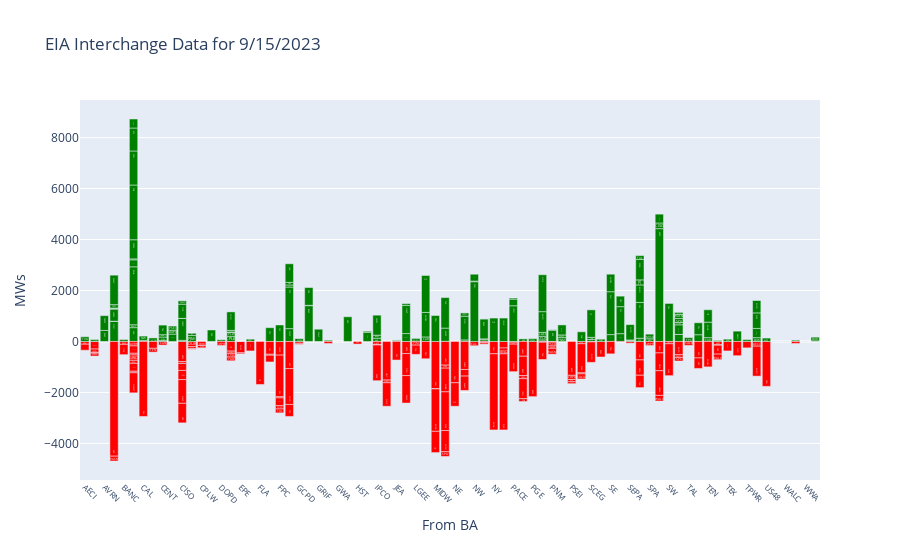

Write notebook code for a chart like this one.
### Markdown cell above
### Graphing interchange data..

### Code cell
#  Filter down to just the columns we want
df_new = df[["Interval Start", "From BA", "To BA", "MW"]]

# Color the bars based on import/export (positive/negative values)
df["Color"] = np.where(df_new["MW"] < 0, "red", "green")

# Set up graph
fig = go.Figure()
fig.add_trace(
    go.Bar(
        name="EIA Interchange Data",
        x=df_new["From BA"],
        y=df_new["MW"],
        marker_color=df["Color"],
    )
)

# Update x-axis labels appearance
fig.update_xaxes(
    tickangle=45, tickfont=dict(size=8)
)  # Rotate and resize x-axis labels for better readability

# Adjust bar width
fig.update_layout(
    bargap=0.1,  # Adjust the gap between bars
    bargroupgap=0.05,  # Adjust the gap between groups of bars
)

# Add the "To BA" inside of the bars
fig.update_traces(texttemplate=df_new["To BA"], textposition="inside")

# Add graph titles
fig.update_layout(
    title="EIA Interchange Data for 9/15/2023",
    xaxis_title="From BA",
    yaxis_title="MW" "s",
)


# Show graph
# This graph shows the MWs imported/exported from the BA on the x-axis. Negative values represent an export
# the BA the power was sent/received from is included in the bars within the graph
fig.show(width=1800, height=900)

### Figure 1 — Plotly figure (JSON) as saved in the notebook; plotly's stock layout.template omitted (floating-point values rounded to 4 significant figures; data arrays with more than 128 entries replaced by an {"elided": "..."} marker saying what was removed)
{"data": [{"marker": {"color": {"elided": "340 str values"}}, "name": "EIA Interchange Data", "textposition": "inside", "texttemplate": {"elided": "340 str values"}, "type": "bar", "x": {"elided": "340 str values"}, "y": {"elided": "340 int values"}}], "layout": {"bargap": 0.1, "bargroupgap": 0.05, "title": {"text": "EIA Interchange Data for 9/15/2023"}, "xaxis": {"tickangle": 45, "tickfont": {"size": 8}, "title": {"text": "From BA"}}, "yaxis": {"title": {"text": "MWs"}}}}
